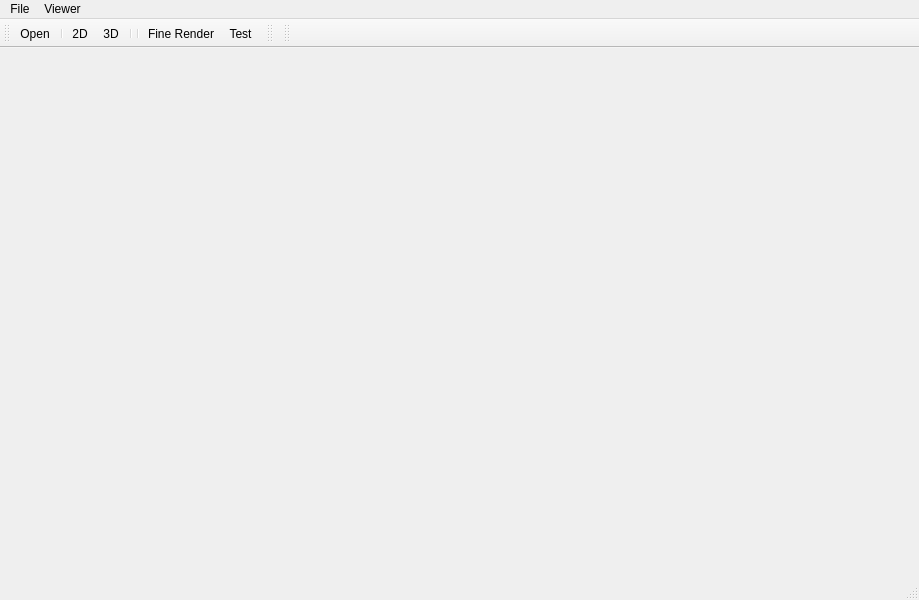
<?xml version="1.0" encoding="UTF-8"?>
<ui version="4.0">
 <class>ViewerWindow</class>
 <widget class="QMainWindow" name="ViewerWindow">
  <property name="geometry">
   <rect>
    <x>0</x>
    <y>0</y>
    <width>919</width>
    <height>600</height>
   </rect>
  </property>
  <property name="windowTitle">
   <string>ViewerWindow</string>
  </property>
  <widget class="M4D::GUI::Viewer::ViewerDesktop" name="mViewerDesktop"/>
  <widget class="QMenuBar" name="menubar">
   <property name="geometry">
    <rect>
     <x>0</x>
     <y>0</y>
     <width>919</width>
     <height>23</height>
    </rect>
   </property>
   <widget class="QMenu" name="menuFile">
    <property name="title">
     <string>File</string>
    </property>
    <addaction name="actionOpen"/>
    <addaction name="actionQuit"/>
   </widget>
   <widget class="QMenu" name="menuViewer">
    <property name="title">
     <string>Viewer</string>
    </property>
    <addaction name="actionReset_View"/>
    <addaction name="separator"/>
    <addaction name="action2D"/>
    <addaction name="action3D"/>
    <addaction name="separator"/>
    <addaction name="separator"/>
    <addaction name="actionEnable_Shading"/>
    <addaction name="actionEnable_Jittering"/>
    <addaction name="actionFine_Render"/>
    <addaction name="separator"/>
    <addaction name="actionSave_View"/>
    <addaction name="actionSave_Cycle"/>
   </widget>
   <addaction name="menuFile"/>
   <addaction name="menuViewer"/>
  </widget>
  <widget class="QStatusBar" name="statusbar"/>
  <widget class="QToolBar" name="viewerToolBar">
   <property name="windowTitle">
    <string>toolBar</string>
   </property>
   <attribute name="toolBarArea">
    <enum>TopToolBarArea</enum>
   </attribute>
   <attribute name="toolBarBreak">
    <bool>false</bool>
   </attribute>
   <addaction name="actionOpen"/>
   <addaction name="separator"/>
   <addaction name="action2D"/>
   <addaction name="action3D"/>
   <addaction name="separator"/>
   <addaction name="separator"/>
   <addaction name="actionFine_Render"/>
   <addaction name="actionTest"/>
  </widget>
  <widget class="QToolBar" name="toolBar">
   <property name="windowTitle">
    <string>toolBar</string>
   </property>
   <attribute name="toolBarArea">
    <enum>TopToolBarArea</enum>
   </attribute>
   <attribute name="toolBarBreak">
    <bool>false</bool>
   </attribute>
  </widget>
  <widget class="QToolBar" name="toolBar_2">
   <property name="windowTitle">
    <string>toolBar_2</string>
   </property>
   <attribute name="toolBarArea">
    <enum>TopToolBarArea</enum>
   </attribute>
   <attribute name="toolBarBreak">
    <bool>false</bool>
   </attribute>
  </widget>
  <action name="actionOpen">
   <property name="text">
    <string>Open</string>
   </property>
   <property name="shortcut">
    <string>Ctrl+O</string>
   </property>
  </action>
  <action name="actionQuit">
   <property name="text">
    <string>Quit</string>
   </property>
   <property name="shortcut">
    <string>Ctrl+Q</string>
   </property>
  </action>
  <action name="action2D">
   <property name="checkable">
    <bool>true</bool>
   </property>
   <property name="text">
    <string>2D</string>
   </property>
  </action>
  <action name="action3D">
   <property name="checkable">
    <bool>true</bool>
   </property>
   <property name="text">
    <string>3D</string>
   </property>
  </action>
  <action name="actionFine_Render">
   <property name="text">
    <string>Fine Render</string>
   </property>
  </action>
  <action name="actionEnable_Shading">
   <property name="checkable">
    <bool>true</bool>
   </property>
   <property name="checked">
    <bool>true</bool>
   </property>
   <property name="text">
    <string>Enable Shading</string>
   </property>
  </action>
  <action name="actionSave_View">
   <property name="text">
    <string>Save View</string>
   </property>
  </action>
  <action name="actionSave_Cycle">
   <property name="text">
    <string>Save Cycle</string>
   </property>
  </action>
  <action name="actionReset_View">
   <property name="text">
    <string>Reset View</string>
   </property>
   <property name="shortcut">
    <string>Ctrl+R</string>
   </property>
  </action>
  <action name="actionEnable_Jittering">
   <property name="checkable">
    <bool>true</bool>
   </property>
   <property name="checked">
    <bool>true</bool>
   </property>
   <property name="text">
    <string>Enable Jittering</string>
   </property>
  </action>
  <action name="actionTest">
   <property name="text">
    <string>Test</string>
   </property>
  </action>
 </widget>
 <customwidgets>
  <customwidget>
   <class>M4D::GUI::Viewer::ViewerDesktop</class>
   <extends>QWidget</extends>
   <header>GUI/widgets/ViewerDesktop.h</header>
   <container>1</container>
  </customwidget>
 </customwidgets>
 <resources/>
 <connections>
  <connection>
   <sender>actionFine_Render</sender>
   <signal>triggered()</signal>
   <receiver>mViewerDesktop</receiver>
   <slot>fineRender()</slot>
   <hints>
    <hint type="sourcelabel">
     <x>-1</x>
     <y>-1</y>
    </hint>
    <hint type="destinationlabel">
     <x>399</x>
     <y>313</y>
    </hint>
   </hints>
  </connection>
  <connection>
   <sender>actionOpen</sender>
   <signal>triggered()</signal>
   <receiver>ViewerWindow</receiver>
   <slot>openFile()</slot>
   <hints>
    <hint type="sourcelabel">
     <x>-1</x>
     <y>-1</y>
    </hint>
    <hint type="destinationlabel">
     <x>399</x>
     <y>299</y>
    </hint>
   </hints>
  </connection>
  <connection>
   <sender>actionEnable_Shading</sender>
   <signal>toggled(bool)</signal>
   <receiver>mViewerDesktop</receiver>
   <slot>enableShading(bool)</slot>
   <hints>
    <hint type="sourcelabel">
     <x>-1</x>
     <y>-1</y>
    </hint>
    <hint type="destinationlabel">
     <x>399</x>
     <y>313</y>
    </hint>
   </hints>
  </connection>
  <connection>
   <sender>actionSave_View</sender>
   <signal>triggered()</signal>
   <receiver>mViewerDesktop</receiver>
   <slot>saveCurrentView()</slot>
   <hints>
    <hint type="sourcelabel">
     <x>-1</x>
     <y>-1</y>
    </hint>
    <hint type="destinationlabel">
     <x>399</x>
     <y>314</y>
    </hint>
   </hints>
  </connection>
  <connection>
   <sender>actionReset_View</sender>
   <signal>triggered()</signal>
   <receiver>mViewerDesktop</receiver>
   <slot>resetView()</slot>
   <hints>
    <hint type="sourcelabel">
     <x>-1</x>
     <y>-1</y>
    </hint>
    <hint type="destinationlabel">
     <x>399</x>
     <y>314</y>
    </hint>
   </hints>
  </connection>
  <connection>
   <sender>actionSave_Cycle</sender>
   <signal>triggered()</signal>
   <receiver>mViewerDesktop</receiver>
   <slot>saveCycle()</slot>
   <hints>
    <hint type="sourcelabel">
     <x>-1</x>
     <y>-1</y>
    </hint>
    <hint type="destinationlabel">
     <x>399</x>
     <y>314</y>
    </hint>
   </hints>
  </connection>
  <connection>
   <sender>actionEnable_Jittering</sender>
   <signal>toggled(bool)</signal>
   <receiver>mViewerDesktop</receiver>
   <slot>enableJittering(bool)</slot>
   <hints>
    <hint type="sourcelabel">
     <x>-1</x>
     <y>-1</y>
    </hint>
    <hint type="destinationlabel">
     <x>459</x>
     <y>314</y>
    </hint>
   </hints>
  </connection>
  <connection>
   <sender>actionTest</sender>
   <signal>triggered()</signal>
   <receiver>ViewerWindow</receiver>
   <slot>testSlot()</slot>
   <hints>
    <hint type="sourcelabel">
     <x>-1</x>
     <y>-1</y>
    </hint>
    <hint type="destinationlabel">
     <x>459</x>
     <y>299</y>
    </hint>
   </hints>
  </connection>
 </connections>
 <slots>
  <slot>applyTransferFunction()</slot>
  <slot>toggleInteractiveTransferFunction(bool)</slot>
  <slot>openFile()</slot>
  <slot>testSlot()</slot>
 </slots>
</ui>
